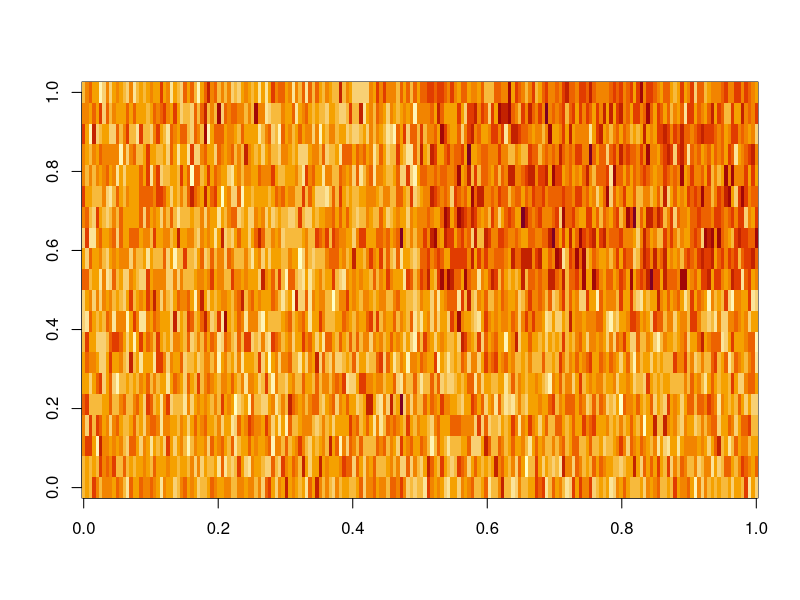
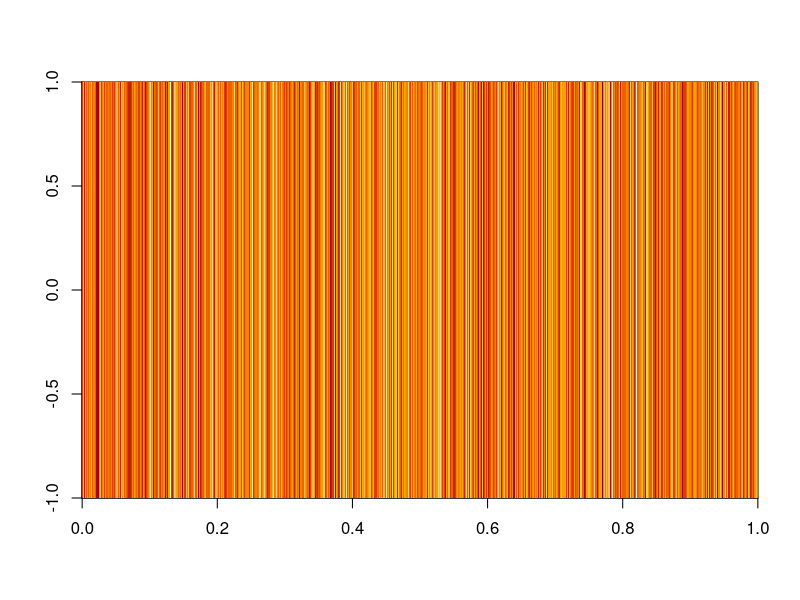
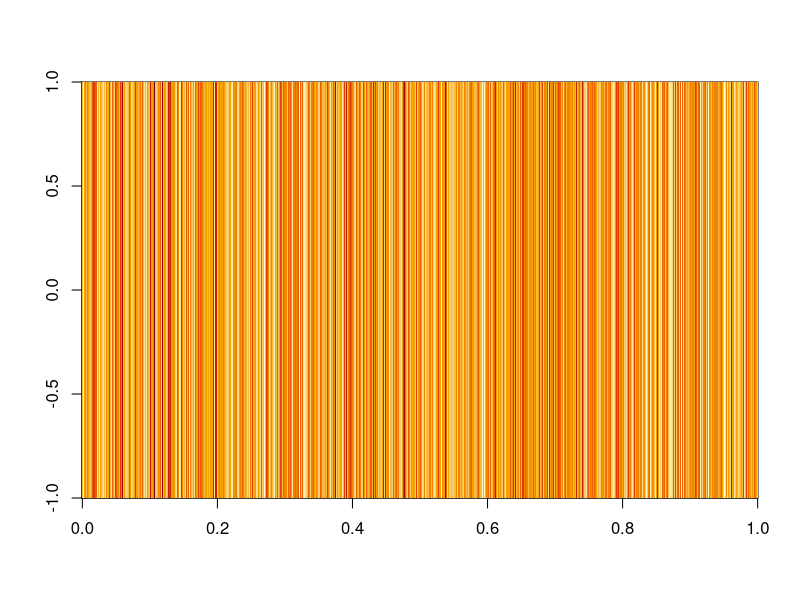
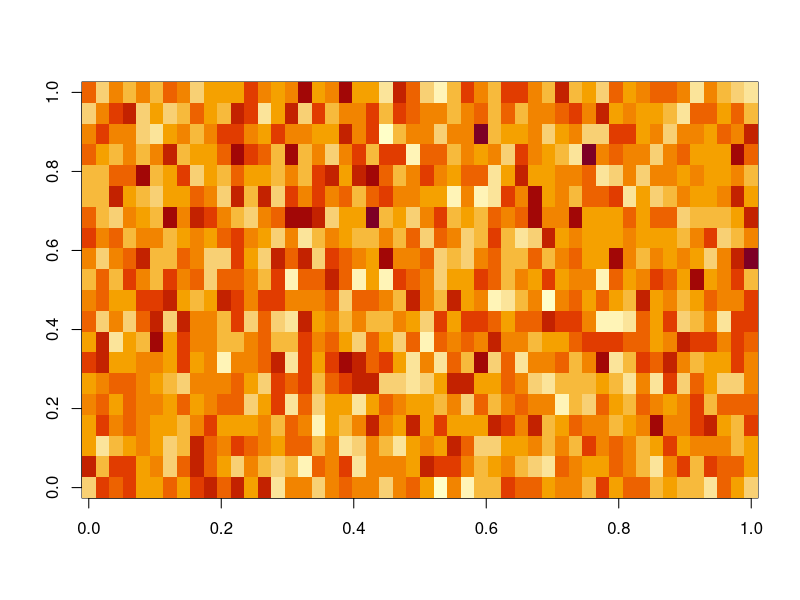
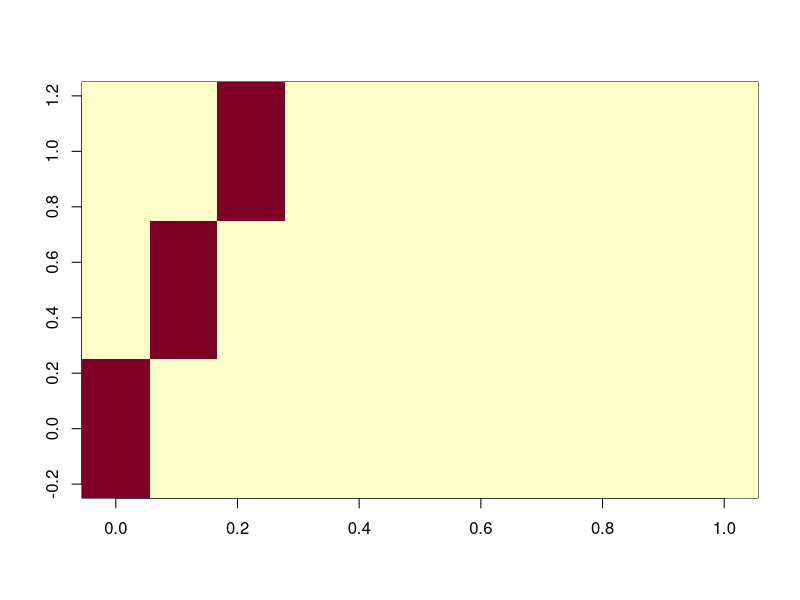
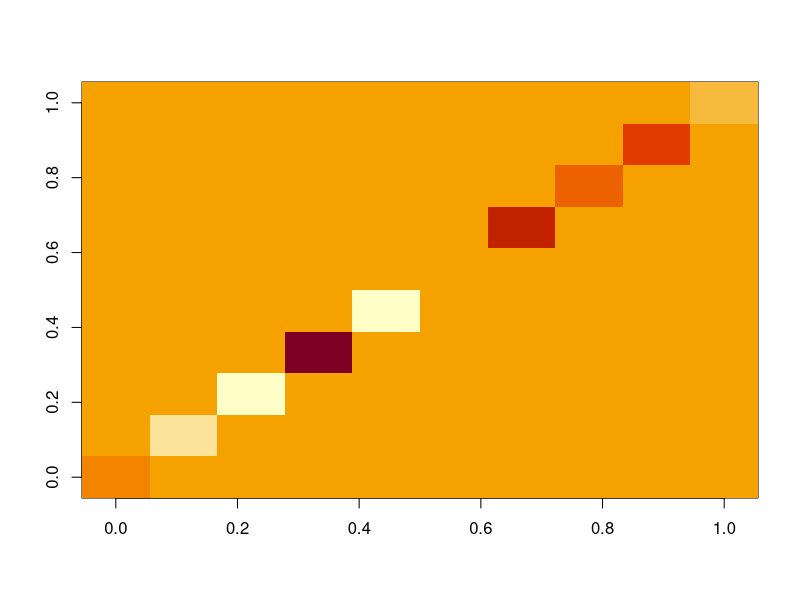
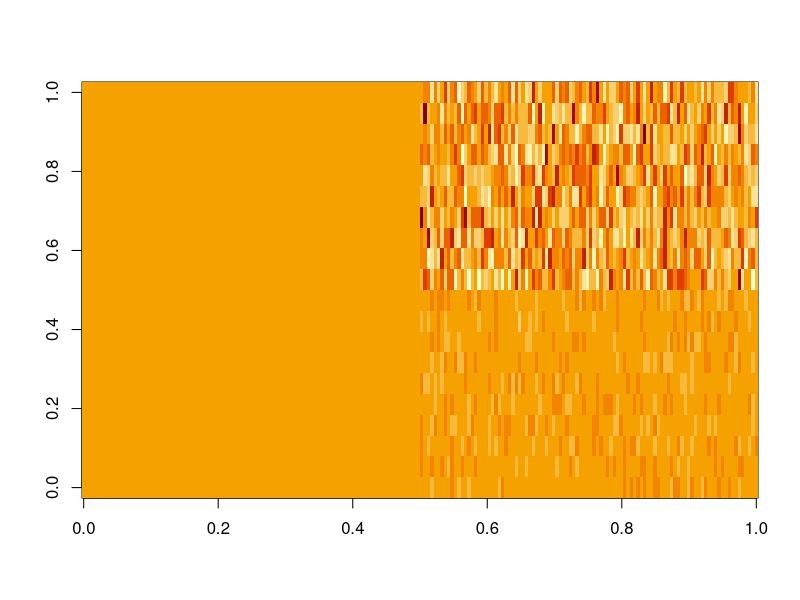

Write the R code that produced these figures, in order.
set.seed(1)
y = rbind(matrix(rnorm(100*20), ncol = 20), cbind(matrix(rnorm(100*10), ncol = 10),
                                                  matrix(rnorm(100*10, 1), ncol = 10)))
y
dim(y)

image(y)


y = rbind(matrix(rnorm(100*20)))
y
dim(y)
image(y)


y = rbind(matrix(rnorm(n = 50*20, mean = 100, sd = 2)))
dim(y)
image(y)

y = rbind(matrix(data = rnorm(n = 50*20, mean = 100, sd = 2), ncol = 20))
y
dim(y)
image(y)

d.mat = diag(x = 1, nrow = 10, ncol = 3)
d.mat
image(d.mat)

d.mat = diag(x = rnorm(10), nrow = 10, ncol = 10)
d.mat
image(d.mat)




y = rbind(matrix(rnorm(100*20, mean = 100, sd = 0.25), ncol = 20), 
          cbind(matrix(rnorm(100*10, mean = 100, sd = 1), ncol = 10),
          matrix(rnorm(100*10, mean= 100, sd = 4), ncol = 10)))
y
image(y)










